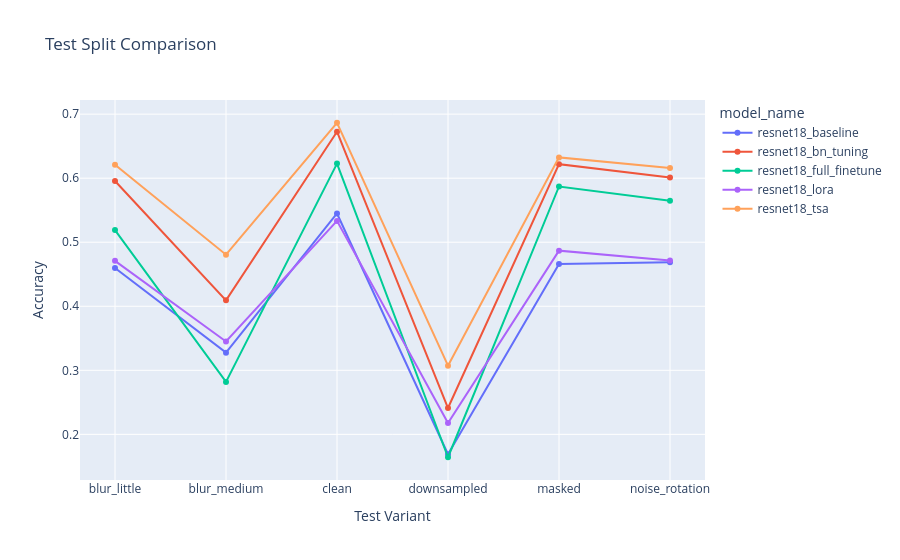
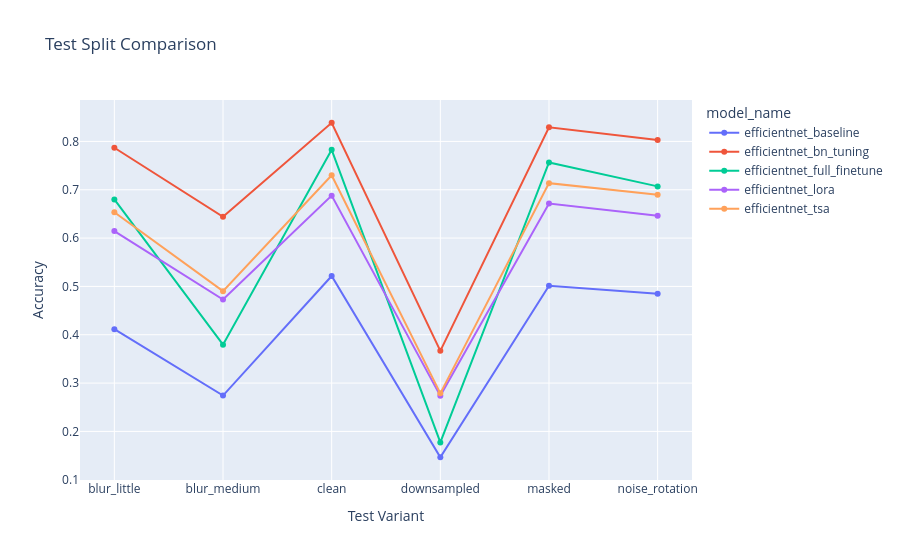

Notebook code cell kept with these figures, in order:
### Markdown cell above
## Step 4) Visualization: test variant comparison (workflow)

### Code cell
for family_label in MODEL_FAMILY_ORDER:
    family_test_split_json_paths = model_groups[family_label]["test_split_json_paths"]
    display(Markdown(f"### {family_label} ({len(family_test_split_json_paths)} experiments)"))
    _ = plot_test_split_comparison_interactive(family_test_split_json_paths)

### Figure 1 — Plotly figure (JSON) as saved in the notebook; plotly's stock layout.template omitted (floating-point values rounded to 4 significant figures)
{"data": [{"hovertemplate": "model_name=resnet18_baseline<br>split=%{x}<br>accuracy=%{y}<extra></extra>", "legendgroup": "resnet18_baseline", "line": {"color": "#636efa", "dash": "solid"}, "marker": {"symbol": "circle"}, "mode": "lines+markers", "name": "resnet18_baseline", "orientation": "v", "showlegend": true, "type": "scatter", "x": ["blur_little", "blur_medium", "clean", "downsampled", "masked", "noise_rotation"], "xaxis": "x", "y": [0.4598, 0.3276, 0.5449, 0.169, 0.4661, 0.4688], "yaxis": "y"}, {"hovertemplate": "model_name=resnet18_bn_tuning<br>split=%{x}<br>accuracy=%{y}<extra></extra>", "legendgroup": "resnet18_bn_tuning", "line": {"color": "#EF553B", "dash": "solid"}, "marker": {"symbol": "circle"}, "mode": "lines+markers", "name": "resnet18_bn_tuning", "orientation": "v", "showlegend": true, "type": "scatter", "x": ["blur_little", "blur_medium", "clean", "downsampled", "masked", "noise_rotation"], "xaxis": "x", "y": [0.5956, 0.4092, 0.6726, 0.2411, 0.6219, 0.601], "yaxis": "y"}, {"hovertemplate": "model_name=resnet18_full_finetune<br>split=%{x}<br>accuracy=%{y}<extra></extra>", "legendgroup": "resnet18_full_finetune", "line": {"color": "#00cc96", "dash": "solid"}, "marker": {"symbol": "circle"}, "mode": "lines+markers", "name": "resnet18_full_finetune", "orientation": "v", "showlegend": true, "type": "scatter", "x": ["blur_little", "blur_medium", "clean", "downsampled", "masked", "noise_rotation"], "xaxis": "x", "y": [0.519, 0.2819, 0.6228, 0.1642, 0.587, 0.5647], "yaxis": "y"}, {"hovertemplate": "model_name=resnet18_lora<br>split=%{x}<br>accuracy=%{y}<extra></extra>", "legendgroup": "resnet18_lora", "line": {"color": "#ab63fa", "dash": "solid"}, "marker": {"symbol": "circle"}, "mode": "lines+markers", "name": "resnet18_lora", "orientation": "v", "showlegend": true, "type": "scatter", "x": ["blur_little", "blur_medium", "clean", "downsampled", "masked", "noise_rotation"], "xaxis": "x", "y": [0.4709, 0.3451, 0.5333, 0.2177, 0.4869, 0.4716], "yaxis": "y"}, {"hovertemplate": "model_name=resnet18_tsa<br>split=%{x}<br>accuracy=%{y}<extra></extra>", "legendgroup": "resnet18_tsa", "line": {"color": "#FFA15A", "dash": "solid"}, "marker": {"symbol": "circle"}, "mode": "lines+markers", "name": "resnet18_tsa", "orientation": "v", "showlegend": true, "type": "scatter", "x": ["blur_little", "blur_medium", "clean", "downsampled", "masked", "noise_rotation"], "xaxis": "x", "y": [0.6211, 0.4806, 0.6866, 0.3072, 0.6325, 0.616], "yaxis": "y"}], "layout": {"legend": {"title": {"text": "model_name"}, "tracegroupgap": 0}, "title": {"text": "Test Split Comparison"}, "xaxis": {"anchor": "y", "domain": [0, 1], "title": {"text": "Test Variant"}}, "yaxis": {"anchor": "x", "domain": [0, 1], "title": {"text": "Accuracy"}}}}

### Figure 2 — Plotly figure (JSON) as saved in the notebook; plotly's stock layout.template omitted (floating-point values rounded to 4 significant figures)
{"data": [{"hovertemplate": "model_name=efficientnet_baseline<br>split=%{x}<br>accuracy=%{y}<extra></extra>", "legendgroup": "efficientnet_baseline", "line": {"color": "#636efa", "dash": "solid"}, "marker": {"symbol": "circle"}, "mode": "lines+markers", "name": "efficientnet_baseline", "orientation": "v", "showlegend": true, "type": "scatter", "x": ["blur_little", "blur_medium", "clean", "downsampled", "masked", "noise_rotation"], "xaxis": "x", "y": [0.4116, 0.2741, 0.5216, 0.1465, 0.5013, 0.4848], "yaxis": "y"}, {"hovertemplate": "model_name=efficientnet_bn_tuning<br>split=%{x}<br>accuracy=%{y}<extra></extra>", "legendgroup": "efficientnet_bn_tuning", "line": {"color": "#EF553B", "dash": "solid"}, "marker": {"symbol": "circle"}, "mode": "lines+markers", "name": "efficientnet_bn_tuning", "orientation": "v", "showlegend": true, "type": "scatter", "x": ["blur_little", "blur_medium", "clean", "downsampled", "masked", "noise_rotation"], "xaxis": "x", "y": [0.7869, 0.6439, 0.8386, 0.3667, 0.8291, 0.803], "yaxis": "y"}, {"hovertemplate": "model_name=efficientnet_full_finetune<br>split=%{x}<br>accuracy=%{y}<extra></extra>", "legendgroup": "efficientnet_full_finetune", "line": {"color": "#00cc96", "dash": "solid"}, "marker": {"symbol": "circle"}, "mode": "lines+markers", "name": "efficientnet_full_finetune", "orientation": "v", "showlegend": true, "type": "scatter", "x": ["blur_little", "blur_medium", "clean", "downsampled", "masked", "noise_rotation"], "xaxis": "x", "y": [0.68, 0.3794, 0.7826, 0.1771, 0.7564, 0.707], "yaxis": "y"}, {"hovertemplate": "model_name=efficientnet_lora<br>split=%{x}<br>accuracy=%{y}<extra></extra>", "legendgroup": "efficientnet_lora", "line": {"color": "#ab63fa", "dash": "solid"}, "marker": {"symbol": "circle"}, "mode": "lines+markers", "name": "efficientnet_lora", "orientation": "v", "showlegend": true, "type": "scatter", "x": ["blur_little", "blur_medium", "clean", "downsampled", "masked", "noise_rotation"], "xaxis": "x", "y": [0.6145, 0.4729, 0.6878, 0.2735, 0.6716, 0.6464], "yaxis": "y"}, {"hovertemplate": "model_name=efficientnet_tsa<br>split=%{x}<br>accuracy=%{y}<extra></extra>", "legendgroup": "efficientnet_tsa", "line": {"color": "#FFA15A", "dash": "solid"}, "marker": {"symbol": "circle"}, "mode": "lines+markers", "name": "efficientnet_tsa", "orientation": "v", "showlegend": true, "type": "scatter", "x": ["blur_little", "blur_medium", "clean", "downsampled", "masked", "noise_rotation"], "xaxis": "x", "y": [0.6533, 0.4901, 0.7301, 0.2787, 0.7137, 0.6899], "yaxis": "y"}], "layout": {"legend": {"title": {"text": "model_name"}, "tracegroupgap": 0}, "title": {"text": "Test Split Comparison"}, "xaxis": {"anchor": "y", "domain": [0, 1], "title": {"text": "Test Variant"}}, "yaxis": {"anchor": "x", "domain": [0, 1], "title": {"text": "Accuracy"}}}}
